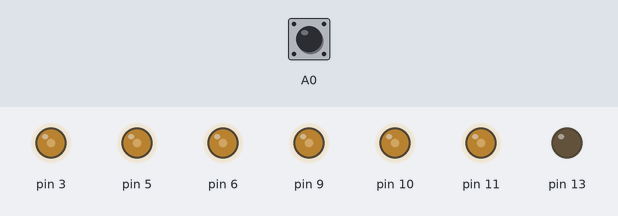
A sketch run on a simulated Arduino Uno, built with avr-gcc and run on an emulated ATmega328P. On the bench: output pins drawn as LEDs (lit = HIGH). The test bench sets the inputs (shaded band); at power-on: A0 LOW. What the sketch prints to the serial monitor is not drawn.

Above: at 1.2 s.
1.3 s: A0 pulsed HIGH 2 times (0.12 s each, 0.3 s apart)
Timing chart, 0 to 4.3 s (numbered marks = the images above; inputs shaded):
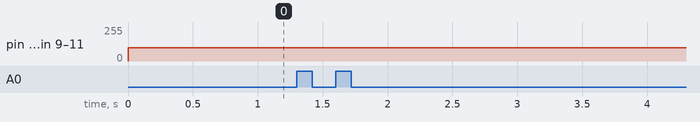

The sketch:

FastPWM.ino
```cpp
void setup() {
  // put your setup code here, to run once:
  Serial.begin(9600);
  pinMode(3,OUTPUT);
  pinMode(5,OUTPUT);
  pinMode(6,OUTPUT);
  pinMode(9,OUTPUT);
  pinMode(10,OUTPUT);
  pinMode(11,OUTPUT);
  pinMode(13,OUTPUT);
  pinMode(A0,INPUT);
}

void loop() {
  // put your main code here, to run repeatedly:
  analogWrite(3,100);       // Pin 3 is connected to Timer Counter 0; default f = 976 Hz
  analogWrite(11,100);      // Pin 11 is connected to Timer counter 0; default f = 976 Hz
  analogWrite(9,100);       // Pin 9 is connected to Timer Counter 1; default f = 488 Hz
  analogWrite(10,100);      // Pin 10 is connected to Timer Counter 1; default f = 488 Hz
  analogWrite(5,100);       // Pin 5 is connected to Timer Counter 3; default f = 488 Hz
  analogWrite(6,100);       // Pin 6 is connected to Timer Counter 4; default f = 488 Hz
  analogWrite(13,100);      // Pin 13 is connected to Timer Counter 4; default f = 488 Hz
  FrequencyReader();        // Call Frequency Reader Subroutine
                            // Connect pin you want to read frequency of to analog pin 0
}

void FrequencyReader()
{
 unsigned long highPulse = pulseIn(A0,HIGH);  // Read the duration that the square wave is high
 unsigned long lowPulse = pulseIn(A0,LOW);    // Read the duration that the square wave is low
 float period = highPulse + lowPulse;         // Add both of these durations and it will give you the period of the square wave in microseconds
 float frequency = 1 / (period/1000000);      // f=1/T ; We divide the period by 1,000,000 to convert to seconds
 Serial.print("Frequency: ");                 // Display frequency in Serial Monitor
 Serial.print(frequency);
 Serial.println(" Hz");
}
```

Measured:
- after the input at 1.3 s, every drawn part: stays the same
